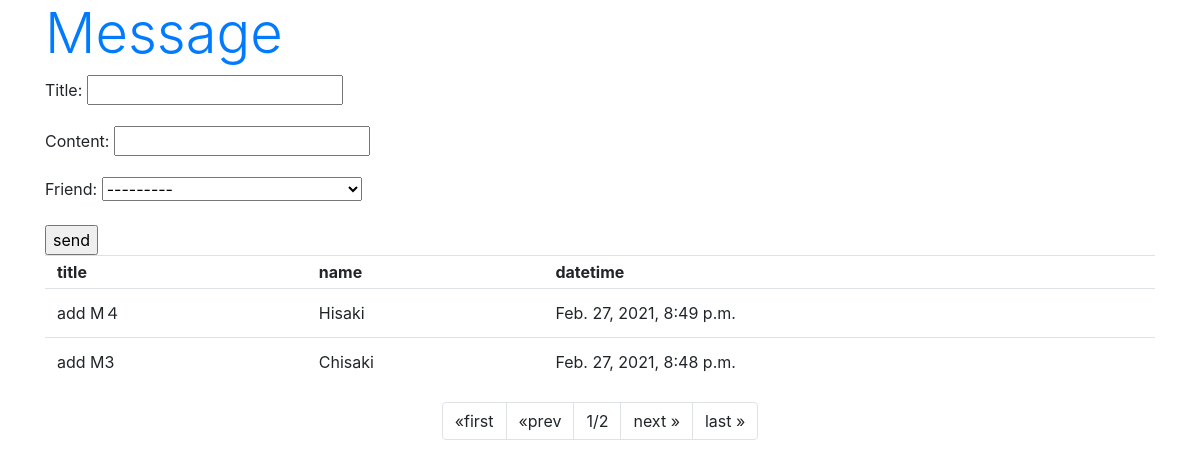
Page /hello/message/ on the committed database.
### hello/models.py (models this page shows, shortened)
class Message(models.Model):
    friend= models.ForeignKey(Friend,on_delete=models.CASCADE)
    title=models.CharField(max_length=100)
    content= models.CharField(max_length=300)
    pub_date=models.DateTimeField(auto_now_add=True)
    class Meta:
        ordering=('pub_date',)

class Friend(models.Model):
    name= models.CharField(max_length=100, \
        validators=[MinLengthValidator(5),\
            RegexValidator(r'^[a-z*$')])
    mail= models.EmailField(max_length=200,\
        validators=[EmailValidator()])
    gender=models.BooleanField()
    age=models.IntegerField(validators=[ \
        MinValueValidator(0),\
            MaxValueValidator(150),\
                number_only])#★
    birthday=models.DateField()
    def __str__(self):
        return '<Friend:id='+ str(self.id)+ ','+ \
            self.name+ '('+ str(self.age)+ ')>'

### hello/views.py (the view)
# urls.py: path('message/',views.message,name='message'),
def message(request,page=1):
    if (request.method== 'POST'):
        obj=Message()
        form= MessageForm(request.POST,instance=obj)
        form.save
    data= Message.objects.all().reverse()
    paginator= Paginator(data,2)
    params={
        'title':'Message',
        'form':MessageForm(),
        'data':paginator.get_page(page),
    }
    return render(request,'hello/message.html',params)

### hello/forms.py
class MessageForm(forms.ModelForm):
    class Meta:
        model=Message
        fields=['title','content','friend']
        widget={
            'title':forms.TextInput(attrs={'class':'form-control' 'form-control-sm'}),
            'content':forms.Textarea(attrs={'class':'form-control form-control-sm','rows':2}),
            'friend':forms.Select(attrs={'class':'form-control form-control-sm'}),
        }

### hello/templates/hello/message.html (shortened to what this page needs)
{% load static %}
<!DOCTYPE html>
<html lang="ja">
<head>
    <link rel="stylesheet" href="https://stackpath.bootstrapcdn.com/bootstrap/4.3.1/css/bootstrap.min.css"
>
</head>
<body class='container'>
    <h1 class='display-4 text-primary'> {{ title }} </h1>
    <form action="{% url 'message' %}" method=post>
        {{ form.as_p }}
        <input type="submit" value='send' class'btn btn-primary>
        <table class='table'>
            <tr>
                <th class='py-1'>title</th>
                <th class='py-1'>name</th>
                <th class='py-1'>datetime</th>
            </tr>
            {% for item in data %}
            <tr>
                <td class='pyt-2'>{{ item.title }} </td>
                <td class='pyt-2'>{{ item.friend.name }} </td>
                <td class='pyt-2'>{{ item.pub_date }} </td>
            </tr>
            {% endfor %}
        </table>
        <ul class='pagination justify-content-center'>
            {% if date.has_previous %}
            <li class='page-item'>
                <a class='page-link' href="{% url 'message' %}">&laquo;first</a>
            </li>
            <li class='page-item'>
                <a class='page-link' href="{% url 'message' %}{{ data.previous_page_number }}"">&laquo;prev </a>
                </li>
                {% else %}
                <li class='page-item'>
                    <a class='page-link'>&laquo;first</a>
                </li>
                <li class='page-item'>
                    <a class='page-link'>&laquo;prev</a>
                </li>
                {% endif %}
                <li class='page-item'>
                    <a class='page-link'> {{ data.number }}/{{ data.paginator.num_pages }} </a>
                </li>
                {% if date.has_next %}
                <li class='page-item'>
                    <a class='page-link' href=" {% url 'message' %}{{ data.next_page_number }}"">next &raquo; </a>
            </li>
            <li class='page-item'>
                <a class='page-link' href="{% url 'message' %}{{ data.paginator.num_pages }}">last &raquo;</a>
            </li>
            {% else %}
            <li class='page-item'>
                <a class='page-link'>next &raquo;</a>
            </li>
            <li class='page-item'>
                <a class='page-link'>last &raquo;</a>
            </li>
            {% endif %}
        </ul>
    </form>
</body>
</html>

### rows in the picture
Message: title "add M４", friend.name "Hisaki", pub_date "Feb. 27, 2021, 8:49 p.m."
Message: title "add M3", friend.name "Chisaki", pub_date "Feb. 27, 2021, 8:48 p.m."

### other values in the picture
{{ title }} "Message"
{{ data.number }} "1"
{{ data.paginator.num_pages }} "2"
